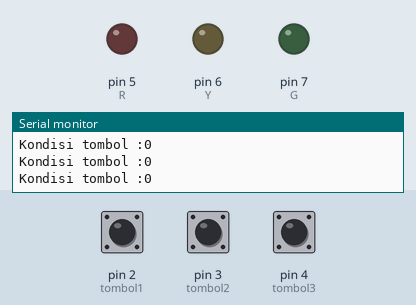
A sketch run on a simulated Arduino Uno, built with avr-gcc and run on an emulated ATmega328P. Parts: output pins drawn as LEDs (lit = HIGH), the last lines printed to the serial monitor. Inputs (shaded band) come from the test bench; at power-on: pin 2 (tombol1) LOW, pin 3 (tombol2) LOW, pin 4 (tombol3) LOW.

Above: at 1.2 s.
1.3 s: pin 2 (tombol1) pulled HIGH for 0.15 s
At 1.47 s:
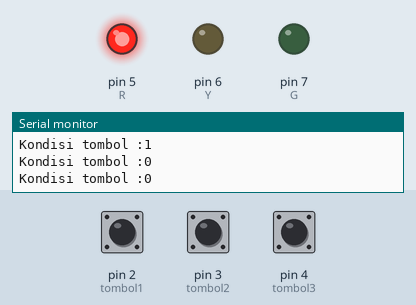
3.0 s: pin 2 (tombol1) pulled HIGH for 3.2 s
At 7.6 s:
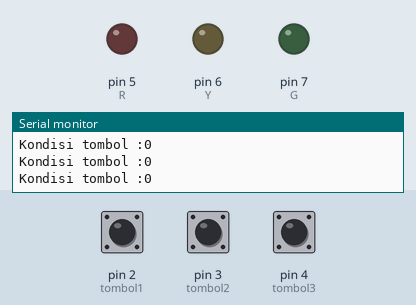
9.2 s: pin 3 (tombol2) pulled HIGH for 3.2 s
At 10.7 s:
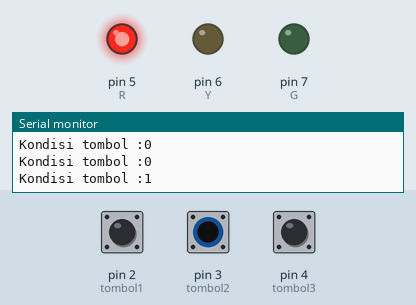
Timing chart, 0 to 14.0 s (numbered marks = the images above; inputs shaded):
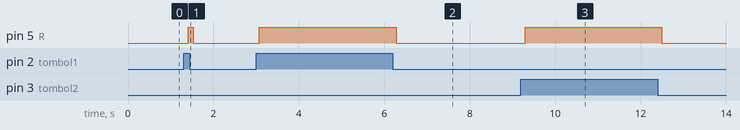

Measured:
- after the input at 1.3 s, pin 5 (R): LOW → HIGH after 0.11 s, → LOW 0.12 s later
- after the input at 3.0 s, pin 5 (R): LOW → HIGH after 0.07 s, → LOW 3.2 s later
- after the input at 9.2 s, pin 5 (R): LOW → HIGH after 0.10 s, → LOW 3.2 s later

The sketch:

Chalange5_Button_Kunci.ino
```cpp
int tombol1=2;
int tombol2=3;
int tombol3=4;
int R=5;
int Y=6;
int G=7;
int count;

void setup() {
 Serial.begin(9600);
  pinMode(tombol1,INPUT);
  pinMode(tombol2,INPUT);
  pinMode(tombol3,INPUT);
  pinMode(R,OUTPUT);
  pinMode(Y,OUTPUT);
  pinMode(G,OUTPUT);

}

void loop() {
  int bacaTombol1=digitalRead(tombol1);
  int bacaTombol2=digitalRead(tombol2);
  int bacaTombol3=digitalRead(tombol3);
  Serial.println("Kondisi tombol :" + String(bacaTombol1));
  Serial.println("Kondisi tombol :" + String(bacaTombol2));
  Serial.println("Kondisi tombol :" + String(bacaTombol3));

  if (bacaTombol1==1 || bacaTombol2==1){
    digitalWrite(R,HIGH);
  }else{
    digitalWrite(R,LOW);
 }


}
```
